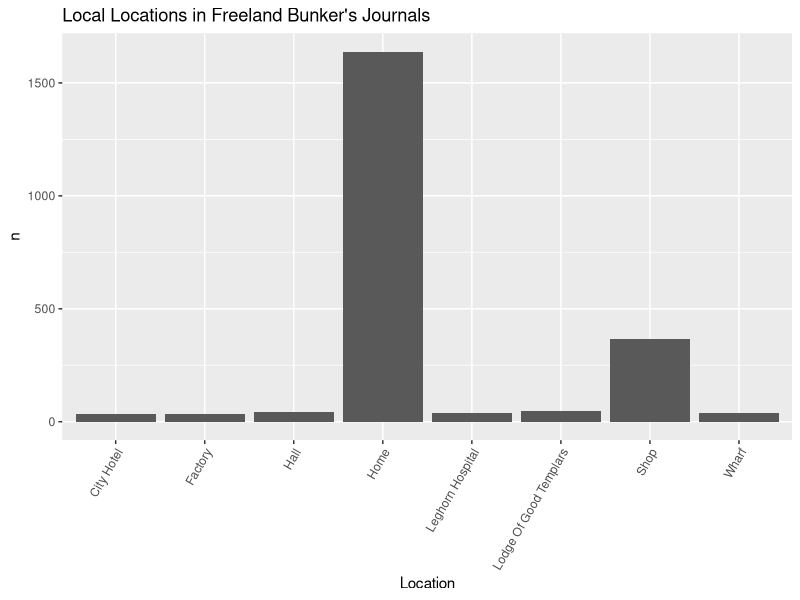
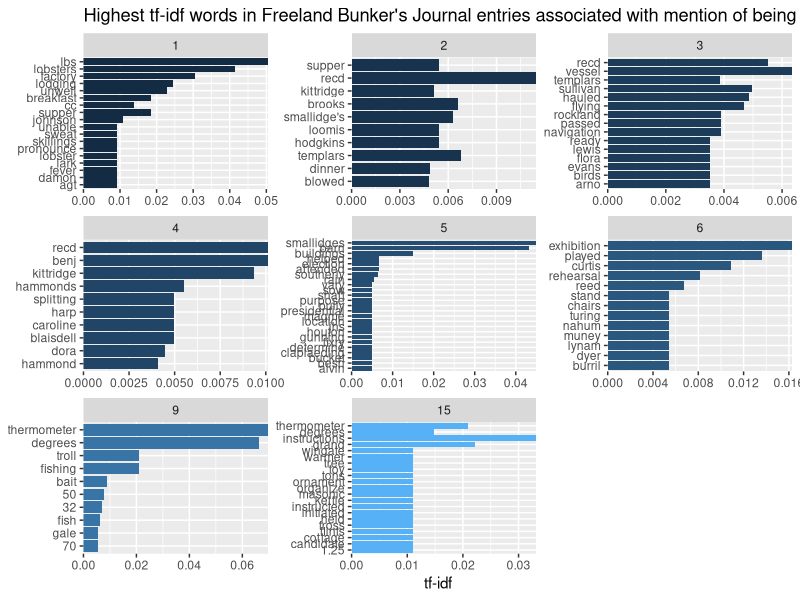
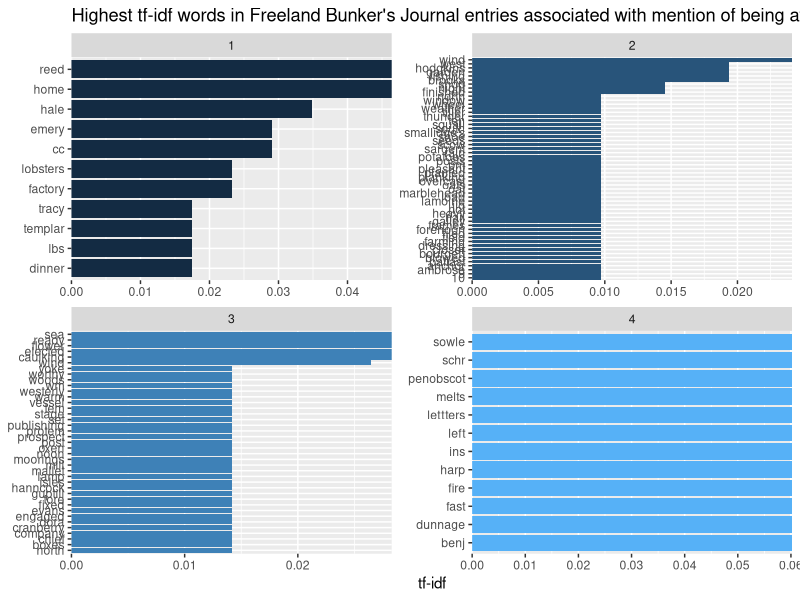

Write the R code that produced these figures, in order.
## ---- chunk 1
install.packages(c("tidyverse", 
                   "tidytext",
                   "stopwords",
                   "widyr",
                   "tidygraph",
                   "tidylo",
                   "ggraph",
                   "wordcloud",
                   "dplyr"))
## ---- chunk 2
library(dplyr)
library(tidyverse)
library("magrittr") 
library(tidyverse)
library(tidytext)
## ---- chunk 3
library(readr)
journal_71_72 <- read_csv("Data_Sets/journal_1871_1872 - Sheet1 (1).csv")
journal_73 <- read_csv("Data_Sets/journal_1873 - Sheet1.csv")
journal_74 <- read_csv("Data_Sets/journal_1874 - Sheet1.csv")
journal_75 <- read_csv("Data_Sets/journal_1875 - Sheet1.csv")
journal_76 <- read_csv("Data_Sets/journal_1876 - Sheet1.csv")
journal_77 <- read_csv("Data_Sets/journal_1877 - Sheet1.csv")
journal_80 <- read_csv("Data_Sets/journal_1880 - Sheet1.csv")
journal_86 <- read_csv("Data_Sets/journal_1886 - Sheet1.csv")
View(journal_1886_Sheet1)

## ---- chunk 4
#journals <- list.files(path = "Data_Sets/...", pattern = "*.csv", full.names = TRUE) %>% 
#  map_df(~read_csv(.x) %>% mutate(quantity = as.character(quantity))) #%>%
#  type_convert()
## ---- chunk 5
journal_71_72$journal <- 1
journal_73$journal <- 2
journal_74$journal <- 3
journal_75$journal <- 4
journal_76$journal <- 5
journal_77$journal <- 6

journal_80$journal <- 9

journal_86$journal <- 15
## ---- chunk 6
journal_71_72 <- journal_71_72 %>%
  rename(transcription_accuracy = transcription) %>%
  mutate(image_path = as.character(image_path)) %>%
  mutate(image_description = as.character(image_description))

journal_75 <- journal_75 %>%
  mutate(quantity = as.character(quantity)) %>%
  mutate(latitude = as.logical(latitude)) %>%
  mutate(latitude_origin = as.logical(latitude_origin)) %>%
  mutate(longitude = as.logical(longitude)) %>%
  mutate(longitude_origin = as.logical(longitude_origin))

journal_76 <- journal_76 %>%
  mutate(quantity = as.character(quantity)) %>%
  mutate(latitude = as.logical(latitude)) %>%
  mutate(latitude_origin = as.logical(latitude_origin)) %>%
  mutate(longitude = as.logical(longitude)) %>%
  mutate(longitude_origin = as.logical(longitude_origin)) %>%
  mutate(image_path = as.character(image_path)) %>%
  mutate(image_description = as.character(image_description)) %>%
  mutate(noteworthy = as.logical(noteworthy))

journal_77 <- journal_77 %>%
  mutate(quantity = as.character(quantity)) %>%
  mutate(image_path = as.character(image_path)) %>%
  mutate(image_description = as.character(image_description)) %>%
  mutate(noteworthy = as.logical(noteworthy)) %>%
  mutate(temperature_am = as.logical(temperature_am))

journal_80 <- journal_80 %>%
  mutate(image_path = as.character(image_path)) %>%
  mutate(image_description = as.character(image_description)) %>%
  mutate(noteworthy = as.logical(noteworthy)) %>%
  mutate(temperature_am = as.logical(temperature_am)) %>%
  mutate(temperature_pm = as.logical(temperature_pm)) %>%
  mutate(temperature_night = as.logical(temperature_night))
  
journal_86 <- journal_86 %>%
  mutate(image_path = as.character(image_path)) %>%
  mutate(image_description = as.character(image_description)) %>%
  mutate(noteworthy = as.logical(noteworthy)) %>%
  mutate(temperature_am = as.logical(temperature_am)) %>%
  mutate(temperature_pm = as.logical(temperature_pm)) %>%
  mutate(temperature_night = as.logical(temperature_night)) %>%
  mutate(latitude = as.logical(latitude)) %>%
  mutate(recorder = as.character(recorder)) %>%
  mutate(notes = as.character(notes)) %>%
  select(- ...37)

  
## ---- chunk 7
#journal_71_72 <-  journal_71_72 %>% mutate(across(.fns = as.character)) %>% type_convert()
#journal_73 <-  journal_73 %>% mutate(across(.fns = as.character)) %>% type_convert()
#journal_74 <-  journal_74 %>% mutate(across(.fns = as.character)) %>% type_convert()
#journal_75 <-  journal_75 %>% mutate(across(.fns = as.character)) %>% type_convert()
#journal_76 <-  journal_76 %>% mutate(across(.fns = as.character)) %>% type_convert()
#journal_77 <-  journal_77 %>% mutate(across(.fns = as.character)) %>% type_convert()
#journal_80 <-  journal_80 %>% mutate(across(.fns = as.character)) %>% type_convert()
#journal_86 <-  journal_86 %>% mutate(across(.fns = as.character)) %>% type_convert()
## ---- chunk 8
journals <- dplyr::bind_rows(journal_71_72, journal_73, journal_74, journal_75, journal_76, journal_77, journal_80, journal_86)
## ---- chunk 9
loc_place <- journals %>%
  select(journal, local_place, location) %>%
  separate(local_place, c("place_1", "place_2", "place_3", "place_4"), sep = ",")
## ---- chunk 10
loc_1 <- loc_place %>%
  select(place_1) %>%
  rename(place = place_1)
loc_2 <- loc_place %>%
  select(place_2) %>%
  rename(place = place_2)
loc_3 <- loc_place %>%
  select(place_3) %>%
  rename(place = place_3)
loc_4 <- loc_place %>%
  select(place_4) %>%
  rename(place = place_4)

loc_count <- dplyr::bind_rows(loc_1, loc_2, loc_3, loc_4)
## ---- chunk 11
loc_count <- loc_count %>%
  mutate(place = str_to_title(place)) %>%
  mutate(place = trimws(place, "both")) #str_squish 

## ---- chunk 12
loc_count <- loc_count %>%
    count(place, sort = TRUE)
## ---- chunk 13
loc_count %>%
    filter(n > 30) %>%
    filter(n < 2000) %>% #2000 to get rid of NA (may change)
  ggplot(aes(x=place, y=n)) + 
   geom_bar(stat = "identity")+
    theme(axis.text.x = element_text(angle = 60, hjust = 1))+
   labs(y = "n", x = "Location", title = "Local Locations in Freeland Bunker's Journals")
## ---- chunk 14
library(stringr)

Home <-  dplyr::filter(journals, grepl('Home| home| Home', local_place))

#https://stackoverflow.com/questions/22850026/filter-rows-which-contain-a-certain-string
## ---- chunk 15
(journal_words <- Home %>%
    unnest_tokens(word, journal_entry) %>%
    count(journal, word, sort = TRUE) %>%
    filter(!word %in% stop_words$word))
## ---- chunk 16
journal_tf_idf <- journal_words %>%
    bind_tf_idf(word, journal, n) %>%
    arrange(desc(tf_idf))
## ---- chunk 17
journal_tf_idf %>%
    group_by(journal) %>%
    slice_max(tf_idf, n = 10) %>%
    ggplot(aes(tf_idf, fct_reorder(word, tf_idf), fill = journal)) +
    geom_col(show.legend = FALSE) +
    facet_wrap(vars(journal), scales = "free") +
    scale_x_continuous(expand = c(0,0)) +
    labs(y = NULL, x = "tf-idf", title = "Highest tf-idf words in Freeland Bunker's Journal entries associated with mention of being at home")
## ---- chunk 18
library(stringr)

LoGT <-  dplyr::filter(journals, grepl('Lodge of Good Templars| Lodge of Good Templars| Lodge of  Good Templars|	Lodge of the Good Templars', local_place))

#https://stackoverflow.com/questions/22850026/filter-rows-which-contain-a-certain-string
## ---- chunk 19
(journal_words <- LoGT %>%
    unnest_tokens(word, journal_entry) %>%
    count(journal, word, sort = TRUE) %>%
    filter(!word %in% stop_words$word))
## ---- chunk 20
journal_tf_idf <- journal_words %>%
    bind_tf_idf(word, journal, n) %>%
    arrange(desc(tf_idf))
## ---- chunk 21
journal_tf_idf %>%
    group_by(journal) %>%
    slice_max(tf_idf, n = 10) %>%
    ggplot(aes(tf_idf, fct_reorder(word, tf_idf), fill = journal)) +
    geom_col(show.legend = FALSE) +
    facet_wrap(vars(journal), scales = "free") +
    scale_x_continuous(expand = c(0,0)) +
    labs(y = NULL, x = "tf-idf", title = "Highest tf-idf words in Freeland Bunker's Journal entries associated with mention of being at home")
